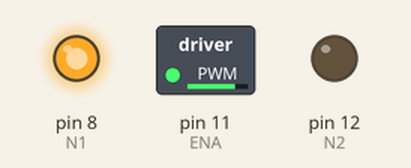
Simulated run of this sketch. Board: Arduino Uno, built with avr-gcc and run on an emulated ATmega328P. Parts: switched loads named in the sketch (green lamp = pin HIGH), output pins drawn as LEDs (lit = HIGH).

Above: at 0.1 s.
Timing chart, 0 to 1.6 s (numbered marks = the images above):
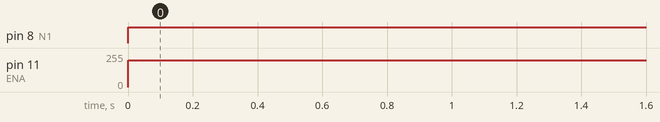

The sketch:

motor_test.ino.ino
```cpp
int ENA = 11, N1 = 8, N2 = 12;
int sp = 200;
void setup() {
  // put your setup code here, to run once:
  Serial.begin(9600);
  pinMode(ENA, OUTPUT);
  pinMode(N1, OUTPUT);
  pinMode(N2, OUTPUT);


}

void loop() {
  // put your main code here, to run repeatedly:
  analogWrite(ENA, sp);
  digitalWrite(N1, HIGH);
  digitalWrite(N2, LOW);
  delay(2000);

}
```

Measured:
- by itself, pin 8 (N1): LOW → HIGH at 0.00 s
- by itself, pin 11 (ENA): 0/255 → 200/255 at 0.00 s
